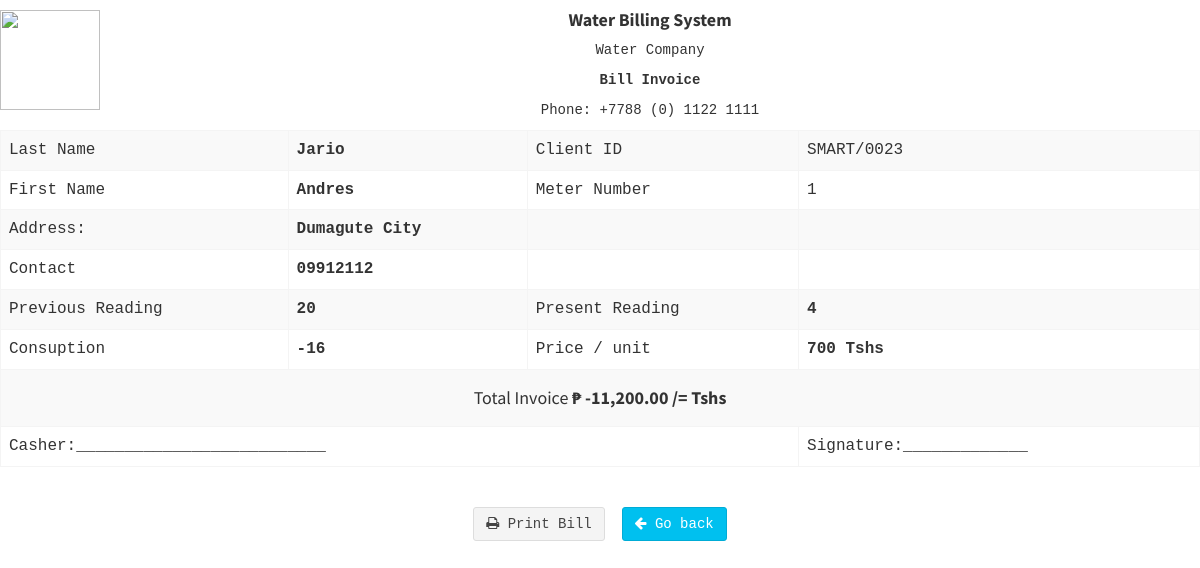
The page /appclient/viewpayment.php?q=000283069174 (signed in) on the database its author committed.
### tables this page shows
CREATE TABLE `tblclient` (
  `id` int(10) NOT NULL,
  `cnumber` varchar(250) NOT NULL,
  `lname` varchar(60) NOT NULL,
  `fname` varchar(60) NOT NULL,
  `mi` varchar(2) NOT NULL,
  `address` varchar(60) NOT NULL,
  `contact` varchar(15) NOT NULL,
  `created_on` varchar(100) NOT NULL,
  `status` int(11) NOT NULL,
  `meternum` varchar(100) NOT NULL,
  `todate` varchar(100) NOT NULL
);

CREATE TABLE `tblbill` (
  `id` int(10) NOT NULL,
  `cnumber` varchar(20) NOT NULL,
  `prev` varchar(20) NOT NULL,
  `pres` varchar(20) NOT NULL,
  `price` varchar(20) NOT NULL,
  `date` varchar(20) NOT NULL
);

### appclient/viewpayment.php (the view, shortened to what this page needs)
<?php include "includes/header.php";?>
<?php
$id =$_REQUEST['q'];
$result = mysqli_query($conn,"SELECT * FROM tblbill WHERE cnumber='$id'");
while($row = mysqli_fetch_array($result))
  {
	  $prev=$row['prev'];
	  $cnumber=$row['cnumber'];
	  $pres=$row['pres'];
	  $price=$row['price'];
	  $totalcons=$pres - $prev;
	  $bill=$totalcons * $price;
  }
$result = mysqli_query($conn,"SELECT * FROM tblclient WHERE cnumber  = '$cnumber'");
$test = mysqli_fetch_array($result);
				$id=$test['id'] ;
				$lname= $test['lname'] ;
				$fname=$test['fname'] ;
				$mi=$test['meternum'] ;
				$address=$test['address'] ;
				$contact=$test['contact'] ;
?>
<body style=" background-size:cover; font-family:'Trebuchet MS', Courier;">
<div id="data">
<img src="../images/Thames_Water_logo.png"  width="100" style="float:left">
<center>
<h4><center><b>Water Billing System</b></center></h4>
<p>Water Company</p>
<p><strong>Bill Invoice</strong></p>
<p>Phone: +7788 (0) 1122 1111</p>
</center>
<div id="context">
<table class="table table-striped table-bordered">
<tr><td>Last Name</td><td><b><?php echo $lname; ?></b></td><td>Client ID</td><td>SMART/00<?php echo $id; ?></td> </tr>
<tr><td>First Name</td><td><b><?php echo $fname; ?></td><td bordercolor="#000000">Meter Number</td><td><?php echo $mi; ?></td></tr>
<tr><td>Address: </td><td><b><?php echo $address; ?></td><td></td><td></td></tr>
<tr><td bordercolor="#000000">Contact </td><td><b><?php echo $contact; ?></td> <td></td><td></td></tr>
<tr><td bordercolor="#000000">Previous Reading</td><td><b> <?php echo $prev;?> </td><td bordercolor="#000000">Present Reading</td><td><b><?php echo $pres; ?> </td></tr>
<tr><td bordercolor="#000000">Consuption </td><td><b><?php echo $totalcons;?> </td><td bordercolor="#000000">Price / unit </td>
<td><b><?php echo $price; ?>&nbsp;Tshs </td>
</tr>
<tr><td colspan="4"><center><h4>Total Invoice<b> &#8369; <?php echo number_format($bill,2); ?><b> /= Tshs</h4></center></td></tr>
<tr><td colspan="3">Casher:__________________________  </td><td>Signature:_____________</td></tr>
</table>
</div>
</div>
<br/>
<CENTER>
<button type="button"  class="btn btn-default " onclick="printDiv(data)"><span
class=" fa fa-print"></span>&nbsp;Print Bill</button>&nbsp;
<a href="viewBill.php?q=<?php echo $cnumber;?>">
<button class="btn btn-info"><span class="fa fa-arrow-left"></span>&nbsp;Go back</button></a></CENTER>
</body>
</html>

### rows shown on the page
tblclient: lname "Jario", id "23", fname "Andres", meternum "1", address "Dumagute City", contact "09912112"
tblbill: prev "20", pres "4", totalcons "-16", price "700", bill "-11,200.00"
